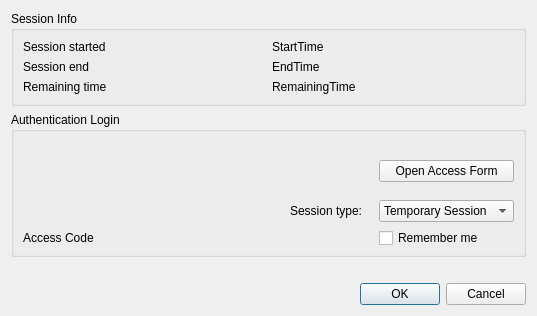
<?xml version="1.0" encoding="UTF-8"?>
<ui version="4.0">
 <class>Dialog</class>
 <widget class="QDialog" name="Dialog">
  <property name="geometry">
   <rect>
    <x>0</x>
    <y>0</y>
    <width>537</width>
    <height>310</height>
   </rect>
  </property>
  <property name="sizePolicy">
   <sizepolicy hsizetype="Fixed" vsizetype="Preferred">
    <horstretch>0</horstretch>
    <verstretch>0</verstretch>
   </sizepolicy>
  </property>
  <property name="maximumSize">
   <size>
    <width>16777215</width>
    <height>16777215</height>
   </size>
  </property>
  <property name="windowTitle">
   <string>Authentication Dialog</string>
  </property>
  <layout class="QVBoxLayout" name="verticalLayout">
   <item>
    <widget class="QGroupBox" name="groupBox">
     <property name="title">
      <string>Session Info</string>
     </property>
     <layout class="QHBoxLayout" name="horizontalLayout">
      <item>
       <layout class="QGridLayout" name="gridLayout_2">
        <item row="0" column="0">
         <widget class="QLabel" name="label_start">
          <property name="text">
           <string>Session started</string>
          </property>
         </widget>
        </item>
        <item row="0" column="1">
         <widget class="QLabel" name="info_start_time">
          <property name="text">
           <string>StartTime</string>
          </property>
         </widget>
        </item>
        <item row="1" column="0">
         <widget class="QLabel" name="label_end">
          <property name="text">
           <string>Session end</string>
          </property>
         </widget>
        </item>
        <item row="1" column="1">
         <widget class="QLabel" name="info_end_time">
          <property name="text">
           <string>EndTime</string>
          </property>
         </widget>
        </item>
        <item row="2" column="0">
         <widget class="QLabel" name="label_remaining">
          <property name="text">
           <string>Remaining time</string>
          </property>
         </widget>
        </item>
        <item row="2" column="1">
         <widget class="QLabel" name="info_remaining_time">
          <property name="text">
           <string>RemainingTime</string>
          </property>
         </widget>
        </item>
       </layout>
      </item>
     </layout>
    </widget>
   </item>
   <item>
    <widget class="QGroupBox" name="group_auth">
     <property name="sizePolicy">
      <sizepolicy hsizetype="Preferred" vsizetype="Fixed">
       <horstretch>0</horstretch>
       <verstretch>0</verstretch>
      </sizepolicy>
     </property>
     <property name="minimumSize">
      <size>
       <width>0</width>
       <height>0</height>
      </size>
     </property>
     <property name="maximumSize">
      <size>
       <width>16777215</width>
       <height>16777215</height>
      </size>
     </property>
     <property name="title">
      <string>Authentication Login</string>
     </property>
     <layout class="QGridLayout" name="gridLayout">
      <property name="topMargin">
       <number>16</number>
      </property>
      <property name="bottomMargin">
       <number>6</number>
      </property>
      <property name="verticalSpacing">
       <number>6</number>
      </property>
      <item row="5" column="1" colspan="2">
       <layout class="QHBoxLayout" name="access_widget_layout">
        <property name="rightMargin">
         <number>10</number>
        </property>
       </layout>
      </item>
      <item row="5" column="4">
       <widget class="QCheckBox" name="remember_login">
        <property name="text">
         <string>Remember me</string>
        </property>
       </widget>
      </item>
      <item row="0" column="4" rowspan="4">
       <widget class="QPushButton" name="authenticate_button">
        <property name="minimumSize">
         <size>
          <width>0</width>
          <height>0</height>
         </size>
        </property>
        <property name="toolTip">
         <string> Open browser to generate the access code by authenticating the user</string>
        </property>
        <property name="text">
         <string>Open Access Form</string>
        </property>
        <property name="autoDefault">
         <bool>false</bool>
        </property>
       </widget>
      </item>
      <item row="4" column="3">
       <widget class="QLabel" name="label">
        <property name="text">
         <string>Session type:</string>
        </property>
       </widget>
      </item>
      <item row="5" column="0">
       <widget class="QLabel" name="label_access_code">
        <property name="text">
         <string>Access Code</string>
        </property>
       </widget>
      </item>
      <item row="5" column="3">
       <spacer name="horizontalSpacer_2">
        <property name="orientation">
         <enum>Qt::Horizontal</enum>
        </property>
        <property name="sizeType">
         <enum>QSizePolicy::Minimum</enum>
        </property>
        <property name="sizeHint" stdset="0">
         <size>
          <width>20</width>
          <height>20</height>
         </size>
        </property>
       </spacer>
      </item>
      <item row="0" column="0" colspan="4">
       <widget class="QLabel" name="info_label">
        <property name="enabled">
         <bool>true</bool>
        </property>
        <property name="sizePolicy">
         <sizepolicy hsizetype="MinimumExpanding" vsizetype="Fixed">
          <horstretch>0</horstretch>
          <verstretch>0</verstretch>
         </sizepolicy>
        </property>
        <property name="minimumSize">
         <size>
          <width>0</width>
          <height>20</height>
         </size>
        </property>
        <property name="styleSheet">
         <string notr="true"/>
        </property>
        <property name="text">
         <string>&lt;html&gt;&lt;head/&gt;&lt;body&gt;&lt;p&gt;&lt;br/&gt;&lt;/p&gt;&lt;/body&gt;&lt;/html&gt;</string>
        </property>
        <property name="textFormat">
         <enum>Qt::AutoText</enum>
        </property>
       </widget>
      </item>
      <item row="4" column="4">
       <widget class="QComboBox" name="combo_mode">
        <property name="toolTip">
         <string>'Temporary Session' ends after a fixed duration(configured in the guiserver).
'Switch User' remains logged in the session.
'Remember me' remembers the user accross the sessions.</string>
        </property>
        <item>
         <property name="text">
          <string>Temporary Session</string>
         </property>
        </item>
        <item>
         <property name="text">
          <string>Switch User</string>
         </property>
        </item>
       </widget>
      </item>
     </layout>
    </widget>
   </item>
   <item>
    <widget class="QLabel" name="error_label">
     <property name="text">
      <string/>
     </property>
     <property name="alignment">
      <set>Qt::AlignCenter</set>
     </property>
    </widget>
   </item>
   <item>
    <widget class="QDialogButtonBox" name="buttonBox">
     <property name="orientation">
      <enum>Qt::Horizontal</enum>
     </property>
     <property name="standardButtons">
      <set>QDialogButtonBox::Cancel|QDialogButtonBox::Ok</set>
     </property>
    </widget>
   </item>
  </layout>
 </widget>
 <resources/>
 <connections>
  <connection>
   <sender>buttonBox</sender>
   <signal>accepted()</signal>
   <receiver>Dialog</receiver>
   <slot>accept()</slot>
   <hints>
    <hint type="sourcelabel">
     <x>248</x>
     <y>254</y>
    </hint>
    <hint type="destinationlabel">
     <x>157</x>
     <y>274</y>
    </hint>
   </hints>
  </connection>
  <connection>
   <sender>buttonBox</sender>
   <signal>rejected()</signal>
   <receiver>Dialog</receiver>
   <slot>reject()</slot>
   <hints>
    <hint type="sourcelabel">
     <x>316</x>
     <y>260</y>
    </hint>
    <hint type="destinationlabel">
     <x>286</x>
     <y>274</y>
    </hint>
   </hints>
  </connection>
 </connections>
</ui>
